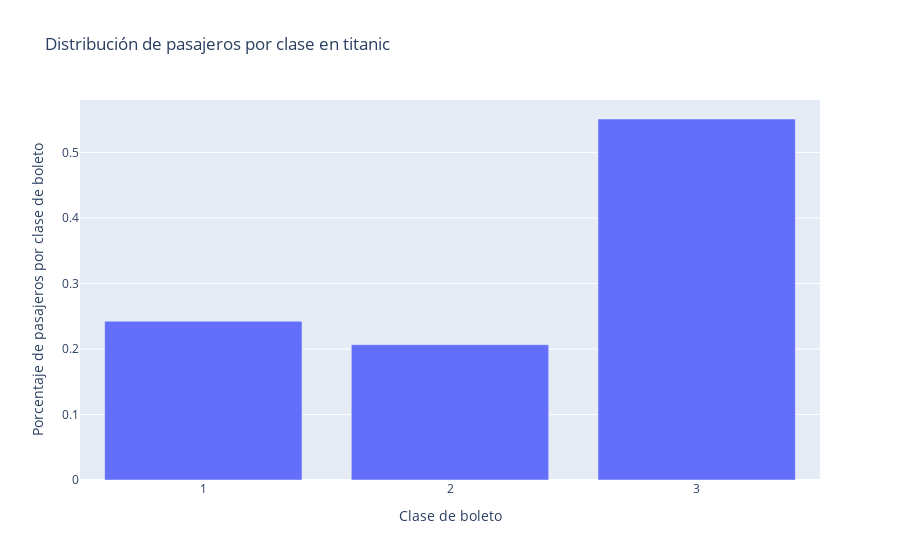

Here is the notebook cell this chart was saved with:
### Code cell
import plotly.graph_objects as go

# Crear el gráfico de barras
fig = go.Figure(data=go.Bar(x=pasajeros_por_clase['Pclass'], y=pasajeros_por_clase['porcentaje_por_clase']))

# Personalizar el gráfico
fig.update_layout(
    title='Distribución de pasajeros por clase en titanic',
    xaxis_title='Clase de boleto',
    yaxis_title='Porcentaje de pasajeros por clase de boleto'
)

# Mostrar el gráfico
fig.show()

### Figure 1 — Plotly figure (JSON) as saved in the notebook; plotly's stock layout.template omitted (floating-point values rounded to 4 significant figures)
{"data": [{"type": "bar", "x": ["1", "2", "3"], "y": [0.2424, 0.2065, 0.5511]}], "layout": {"title": {"text": "Distribución de pasajeros por clase en titanic"}, "xaxis": {"title": {"text": "Clase de boleto"}}, "yaxis": {"title": {"text": "Porcentaje de pasajeros por clase de boleto"}}}}
